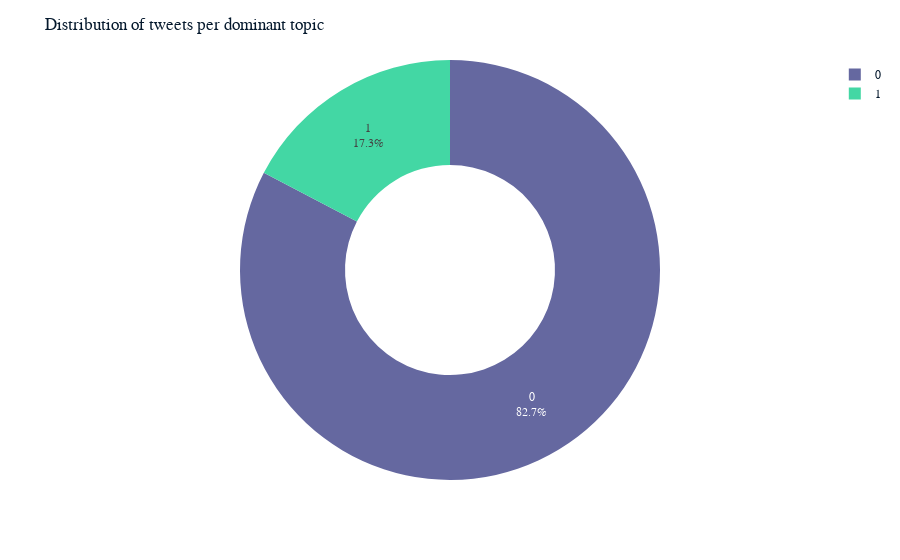

Here is the notebook cell this chart was saved with:
### Code cell
# --------------------------------------------- GRAFICAR --------------------------------------------
fig = px.pie(df, names=df.topic_label.value_counts().index, values=df.topic_label.value_counts().values, hole=0.5)
fig.update_traces(textinfo='percent+label', pull=[0, 0, 0, 0], textposition='inside')
fig.update_layout(title='Distribution of tweets per dominant topic')

#fig.show()

# Save the figure as an image
fig.write_image("temp_figure.png")

# Display the image
Image("temp_figure.png")

### Figure 1 — Plotly figure (JSON) as saved in the notebook; plotly's stock layout.template omitted (floating-point values rounded to 4 significant figures)
{"data": [{"domain": {"x": [0, 1], "y": [0, 1]}, "hole": 0.5, "hovertemplate": "label=%{label}<br>value=%{value}<extra></extra>", "labels": [0, 1], "legendgroup": "", "name": "", "showlegend": true, "values": [148045, 31063], "type": "pie", "pull": [0, 0, 0, 0], "textinfo": "percent+label", "textposition": "inside"}], "layout": {"legend": {"tracegroupgap": 0}, "margin": {"t": 60}, "title": {"text": "Distribution of tweets per dominant topic"}}}
